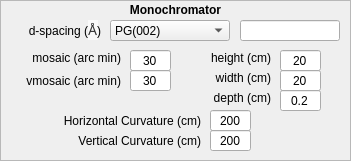
   <widget class="QFrame" name="mono_frame">
    <property name="geometry">
     <rect>
      <x>10</x>
      <y>110</y>
      <width>351</width>
      <height>161</height>
     </rect>
    </property>
    <property name="sizePolicy">
     <sizepolicy hsizetype="Expanding" vsizetype="Expanding">
      <horstretch>0</horstretch>
      <verstretch>0</verstretch>
     </sizepolicy>
    </property>
    <property name="minimumSize">
     <size>
      <width>351</width>
      <height>161</height>
     </size>
    </property>
    <property name="frameShape">
     <enum>QFrame::StyledPanel</enum>
    </property>
    <property name="frameShadow">
     <enum>QFrame::Raised</enum>
    </property>
    <widget class="QLabel" name="mono_label">
     <property name="geometry">
      <rect>
       <x>0</x>
       <y>0</y>
       <width>351</width>
       <height>20</height>
      </rect>
     </property>
     <property name="sizePolicy">
      <sizepolicy hsizetype="Fixed" vsizetype="Fixed">
       <horstretch>0</horstretch>
       <verstretch>0</verstretch>
      </sizepolicy>
     </property>
     <property name="minimumSize">
      <size>
       <width>351</width>
       <height>20</height>
      </size>
     </property>
     <property name="text">
      <string>&lt;html&gt;&lt;head/&gt;&lt;body&gt;&lt;p&gt;&lt;span style=&quot; font-weight:600;&quot;&gt;Monochromator&lt;/span&gt;&lt;/p&gt;&lt;/body&gt;&lt;/html&gt;</string>
     </property>
     <property name="alignment">
      <set>Qt::AlignCenter</set>
     </property>
    </widget>
    <widget class="QLabel" name="mono_select_label">
     <property name="geometry">
      <rect>
       <x>0</x>
       <y>20</y>
       <width>101</width>
       <height>21</height>
      </rect>
     </property>
     <property name="sizePolicy">
      <sizepolicy hsizetype="Fixed" vsizetype="Fixed">
       <horstretch>0</horstretch>
       <verstretch>0</verstretch>
      </sizepolicy>
     </property>
     <property name="minimumSize">
      <size>
       <width>101</width>
       <height>21</height>
      </size>
     </property>
     <property name="text">
      <string>&lt;html&gt;&lt;head/&gt;&lt;body&gt;&lt;p&gt;d-spacing (&lt;span style=&quot; font-family:'Open Sans,Helvetica Neue,Helvetica,Arial,sans-serif'; font-size:14px; color:#333333; background-color:#f9f9f9;&quot;&gt;Å&lt;/span&gt;)&lt;/p&gt;&lt;/body&gt;&lt;/html&gt;</string>
     </property>
     <property name="alignment">
      <set>Qt::AlignRight|Qt::AlignTrailing|Qt::AlignVCenter</set>
     </property>
    </widget>
    <widget class="QComboBox" name="mono_select_dropdown">
     <property name="geometry">
      <rect>
       <x>110</x>
       <y>20</y>
       <width>120</width>
       <height>21</height>
      </rect>
     </property>
     <property name="minimumSize">
      <size>
       <width>120</width>
       <height>21</height>
      </size>
     </property>
     <property name="maximumSize">
      <size>
       <width>120</width>
       <height>21</height>
      </size>
     </property>
     <item>
      <property name="text">
       <string>PG(002)</string>
      </property>
     </item>
     <item>
      <property name="text">
       <string>PG(004)</string>
      </property>
     </item>
     <item>
      <property name="text">
       <string>PG(110)</string>
      </property>
     </item>
     <item>
      <property name="text">
       <string>Ge(111)</string>
      </property>
     </item>
     <item>
      <property name="text">
       <string>Ge(220)</string>
      </property>
     </item>
     <item>
      <property name="text">
       <string>Ge(311)</string>
      </property>
     </item>
     <item>
      <property name="text">
       <string>Be(002)</string>
      </property>
     </item>
     <item>
      <property name="text">
       <string>Cu2MnAl(111)</string>
      </property>
     </item>
     <item>
      <property name="text">
       <string>Co0.92Fe0.08(200)</string>
      </property>
     </item>
     <item>
      <property name="text">
       <string>Ge(511)</string>
      </property>
     </item>
     <item>
      <property name="text">
       <string>Ge(533)</string>
      </property>
     </item>
     <item>
      <property name="text">
       <string>Si(111)</string>
      </property>
     </item>
     <item>
      <property name="text">
       <string>Cu(111)</string>
      </property>
     </item>
     <item>
      <property name="text">
       <string>Cu(002)</string>
      </property>
     </item>
     <item>
      <property name="text">
       <string>Cu(220)</string>
      </property>
     </item>
     <item>
      <property name="text">
       <string>Custom</string>
      </property>
     </item>
    </widget>
    <widget class="QLineEdit" name="mono_select_input">
     <property name="geometry">
      <rect>
       <x>240</x>
       <y>20</y>
       <width>100</width>
       <height>21</height>
      </rect>
     </property>
     <property name="minimumSize">
      <size>
       <width>100</width>
       <height>21</height>
      </size>
     </property>
     <property name="maximumSize">
      <size>
       <width>100</width>
       <height>21</height>
      </size>
     </property>
     <property name="alignment">
      <set>Qt::AlignCenter</set>
     </property>
    </widget>
    <widget class="QLabel" name="mono_vmosaic_label">
     <property name="geometry">
      <rect>
       <x>10</x>
       <y>70</y>
       <width>111</width>
       <height>21</height>
      </rect>
     </property>
     <property name="sizePolicy">
      <sizepolicy hsizetype="Fixed" vsizetype="Fixed">
       <horstretch>0</horstretch>
       <verstretch>0</verstretch>
      </sizepolicy>
     </property>
     <property name="minimumSize">
      <size>
       <width>111</width>
       <height>21</height>
      </size>
     </property>
     <property name="text">
      <string>vmosaic (arc min)</string>
     </property>
     <property name="alignment">
      <set>Qt::AlignRight|Qt::AlignTrailing|Qt::AlignVCenter</set>
     </property>
    </widget>
    <widget class="QLineEdit" name="mono_vmosaic_input">
     <property name="geometry">
      <rect>
       <x>130</x>
       <y>70</y>
       <width>41</width>
       <height>21</height>
      </rect>
     </property>
     <property name="minimumSize">
      <size>
       <width>41</width>
       <height>21</height>
      </size>
     </property>
     <property name="maximumSize">
      <size>
       <width>41</width>
       <height>21</height>
      </size>
     </property>
     <property name="text">
      <string>30</string>
     </property>
     <property name="alignment">
      <set>Qt::AlignCenter</set>
     </property>
    </widget>
    <widget class="QLabel" name="mono_hcurve_label">
     <property name="geometry">
      <rect>
       <x>40</x>
       <y>110</y>
       <width>161</width>
       <height>21</height>
      </rect>
     </property>
     <property name="minimumSize">
      <size>
       <width>161</width>
       <height>21</height>
      </size>
     </property>
     <property name="text">
      <string>Horizontal Curvature (cm)</string>
     </property>
     <property name="alignment">
      <set>Qt::AlignRight|Qt::AlignTrailing|Qt::AlignVCenter</set>
     </property>
    </widget>
    <widget class="QLabel" name="mono_height_label">
     <property name="geometry">
      <rect>
       <x>190</x>
       <y>50</y>
       <width>81</width>
       <height>16</height>
      </rect>
     </property>
     <property name="sizePolicy">
      <sizepolicy hsizetype="Fixed" vsizetype="Fixed">
       <horstretch>0</horstretch>
       <verstretch>0</verstretch>
      </sizepolicy>
     </property>
     <property name="minimumSize">
      <size>
       <width>81</width>
       <height>16</height>
      </size>
     </property>
     <property name="text">
      <string>height (cm)</string>
     </property>
     <property name="alignment">
      <set>Qt::AlignRight|Qt::AlignTrailing|Qt::AlignVCenter</set>
     </property>
    </widget>
    <widget class="QLabel" name="mono_width_label">
     <property name="geometry">
      <rect>
       <x>190</x>
       <y>70</y>
       <width>81</width>
       <height>16</height>
      </rect>
     </property>
     <property name="sizePolicy">
      <sizepolicy hsizetype="Fixed" vsizetype="Fixed">
       <horstretch>0</horstretch>
       <verstretch>0</verstretch>
      </sizepolicy>
     </property>
     <property name="minimumSize">
      <size>
       <width>81</width>
       <height>16</height>
      </size>
     </property>
     <property name="text">
      <string>width (cm)</string>
     </property>
     <property name="alignment">
      <set>Qt::AlignRight|Qt::AlignTrailing|Qt::AlignVCenter</set>
     </property>
    </widget>
    <widget class="QLineEdit" name="mono_mosaic_input">
     <property name="geometry">
      <rect>
       <x>130</x>
       <y>50</y>
       <width>41</width>
       <height>21</height>
      </rect>
     </property>
     <property name="minimumSize">
      <size>
       <width>41</width>
       <height>21</height>
      </size>
     </property>
     <property name="maximumSize">
      <size>
       <width>41</width>
       <height>21</height>
      </size>
     </property>
     <property name="text">
      <string>30</string>
     </property>
     <property name="alignment">
      <set>Qt::AlignCenter</set>
     </property>
    </widget>
    <widget class="QLineEdit" name="mono_vcurve_input">
     <property name="geometry">
      <rect>
       <x>210</x>
       <y>130</y>
       <width>41</width>
       <height>21</height>
      </rect>
     </property>
     <property name="minimumSize">
      <size>
       <width>41</width>
       <height>21</height>
      </size>
     </property>
     <property name="maximumSize">
      <size>
       <width>41</width>
       <height>21</height>
      </size>
     </property>
     <property name="text">
      <string>200</string>
     </property>
     <property name="alignment">
      <set>Qt::AlignCenter</set>
     </property>
    </widget>
    <widget class="QLineEdit" name="mono_height_input">
     <property name="geometry">
      <rect>
       <x>280</x>
       <y>50</y>
       <width>41</width>
       <height>21</height>
      </rect>
     </property>
     <property name="minimumSize">
      <size>
       <width>41</width>
       <height>21</height>
      </size>
     </property>
     <property name="maximumSize">
      <size>
       <width>41</width>
       <height>21</height>
      </size>
     </property>
     <property name="text">
      <string>20</string>
     </property>
     <property name="alignment">
      <set>Qt::AlignCenter</set>
     </property>
    </widget>
    <widget class="QLabel" name="mono_mosaic_label">
     <property name="geometry">
      <rect>
       <x>10</x>
       <y>50</y>
       <width>111</width>
       <height>16</height>
      </rect>
     </property>
     <property name="sizePolicy">
      <sizepolicy hsizetype="Fixed" vsizetype="Fixed">
       <horstretch>0</horstretch>
       <verstretch>0</verstretch>
      </sizepolicy>
     </property>
     <property name="minimumSize">
      <size>
       <width>111</width>
       <height>16</height>
      </size>
     </property>
     <property name="text">
      <string>mosaic (arc min)</string>
     </property>
     <property name="alignment">
      <set>Qt::AlignRight|Qt::AlignTrailing|Qt::AlignVCenter</set>
     </property>
    </widget>
    <widget class="QLabel" name="mono_vcurve_label">
     <property name="geometry">
      <rect>
       <x>40</x>
       <y>130</y>
       <width>161</width>
       <height>21</height>
      </rect>
     </property>
     <property name="minimumSize">
      <size>
       <width>161</width>
       <height>21</height>
      </size>
     </property>
     <property name="text">
      <string>Vertical Curvature (cm)</string>
     </property>
     <property name="alignment">
      <set>Qt::AlignRight|Qt::AlignTrailing|Qt::AlignVCenter</set>
     </property>
    </widget>
    <widget class="QLabel" name="mono_depth_label">
     <property name="geometry">
      <rect>
       <x>190</x>
       <y>90</y>
       <width>81</width>
       <height>16</height>
      </rect>
     </property>
     <property name="sizePolicy">
      <sizepolicy hsizetype="Fixed" vsizetype="Fixed">
       <horstretch>0</horstretch>
       <verstretch>0</verstretch>
      </sizepolicy>
     </property>
     <property name="minimumSize">
      <size>
       <width>81</width>
       <height>16</height>
      </size>
     </property>
     <property name="text">
      <string>depth (cm)</string>
     </property>
     <property name="alignment">
      <set>Qt::AlignRight|Qt::AlignTrailing|Qt::AlignVCenter</set>
     </property>
    </widget>
    <widget class="QLineEdit" name="mono_width_input">
     <property name="geometry">
      <rect>
       <x>280</x>
       <y>70</y>
       <width>41</width>
       <height>21</height>
      </rect>
     </property>
     <property name="minimumSize">
      <size>
       <width>41</width>
       <height>21</height>
      </size>
     </property>
     <property name="maximumSize">
      <size>
       <width>41</width>
       <height>21</height>
      </size>
     </property>
     <property name="text">
      <string>20</string>
     </property>
     <property name="alignment">
      <set>Qt::AlignCenter</set>
     </property>
    </widget>
    <widget class="QLineEdit" name="mono_depth_input">
     <property name="geometry">
      <rect>
       <x>280</x>
       <y>90</y>
       <width>41</width>
       <height>21</height>
      </rect>
     </property>
     <property name="minimumSize">
      <size>
       <width>41</width>
       <height>21</height>
      </size>
     </property>
     <property name="maximumSize">
      <size>
       <width>41</width>
       <height>21</height>
      </size>
     </property>
     <property name="text">
      <string>0.2</string>
     </property>
     <property name="alignment">
      <set>Qt::AlignCenter</set>
     </property>
    </widget>
    <widget class="QLineEdit" name="mono_hcurve_input">
     <property name="geometry">
      <rect>
       <x>210</x>
       <y>110</y>
       <width>41</width>
       <height>21</height>
      </rect>
     </property>
     <property name="minimumSize">
      <size>
       <width>41</width>
       <height>21</height>
      </size>
     </property>
     <property name="maximumSize">
      <size>
       <width>41</width>
       <height>21</height>
      </size>
     </property>
     <property name="text">
      <string>200</string>
     </property>
     <property name="alignment">
      <set>Qt::AlignCenter</set>
     </property>
    </widget>
   </widget>
